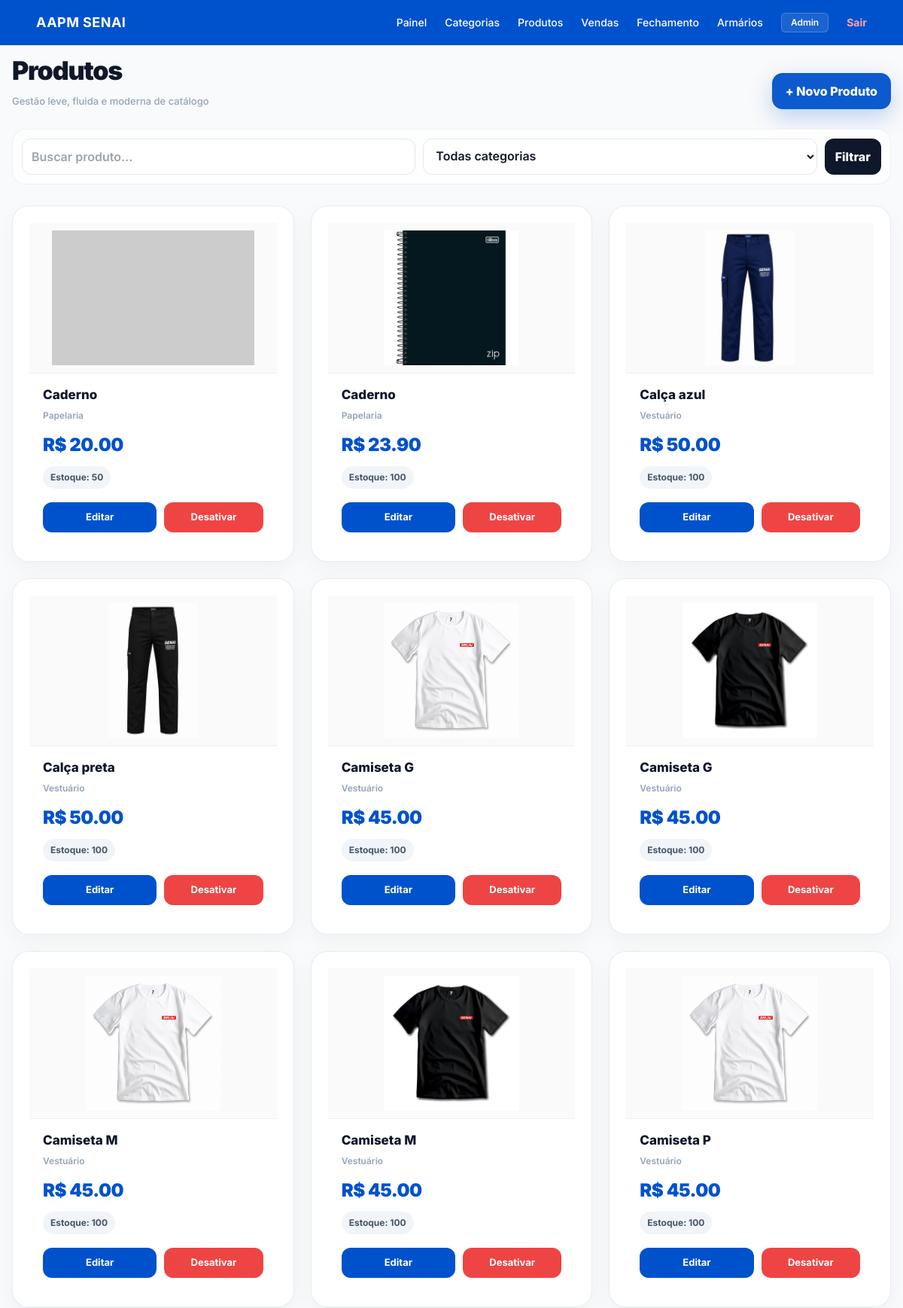
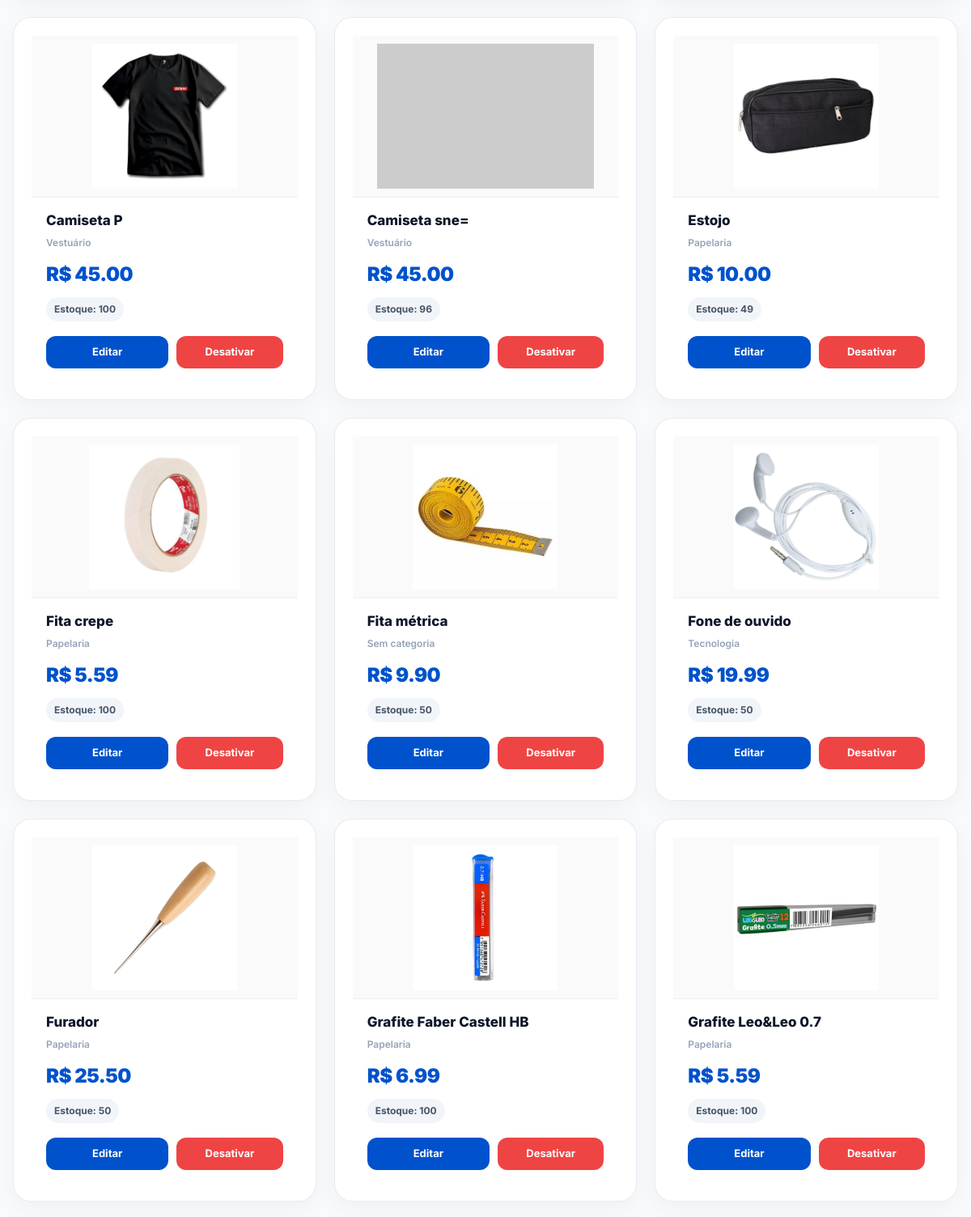
/produtos/ (signed in, upper part), run on the app's committed database (2 pictures, top to bottom).
### app/models/produto_model.py (models this page shows, shortened)
class Produto(Base):
    __tablename__ = "produtos"
    id = Column(Integer, primary_key=True, autoincrement=True, index=True)
    nome = Column(String(150), nullable=False, index=True)
    preco = Column(Float, nullable=False, default=0.0)
    estoque_atual = Column(Integer, nullable=False, default=0)
    ativo = Column(Boolean, default=True)
    imagem_path = Column(String(255), nullable=True)
    categoria_id = Column(Integer, ForeignKey("categorias.id", ondelete="SET NULL"), nullable=True)
    categoria = relationship("Categoria", back_populates="produtos")

### app/models/categoria_model.py (models this page shows)
class Categoria(Base):
    __tablename__ = "categorias"
    id = Column(Integer, primary_key=True, autoincrement=True, index=True)
    nome = Column(String(100), nullable=False, unique=True, index=True) # Adicionado index=True para busca rápida
    ativo = Column(Boolean, default=True)
    produtos = relationship(
        "Produto",
        back_populates="categoria",
        cascade="all, delete-orphan", # Garante que se a categoria for deletada, a integridade é mantida
        lazy="select"
    )

### app/controllers/produto_controller.py (the view)
@router.get("/")
def listar_produtos(request: Request, busca: str = "", categoria_id: int = 0, db: Session = Depends(get_db), usuario = Depends(get_current_user)):
    query = db.query(Produto).filter(Produto.ativo == True)
    if busca: query = query.filter(Produto.nome.ilike(f"%{busca}%"))
    if categoria_id: query = query.filter(Produto.categoria_id == categoria_id)
    produtos = query.order_by(Produto.nome).all()
    categorias = db.query(Categoria).filter(Categoria.ativo == True).all()
    return templates.TemplateResponse(request, "produtos/index.html", {"request": request, "usuario": usuario, "produtos": produtos, "categorias": categorias, "busca": busca, "categoria_id": categoria_id})

### app/templates/produtos/index.html (shortened to what this page needs)
{% extends "base.html" %}
{% block conteudo %}
<div class="wrapper">
    <div class="top">
        <div>
            <div class="title">Produtos</div>
            <div class="subtitle">Gestão leve, fluida e moderna de catálogo</div>
        </div>
        {% if usuario.role == 'ADMIN' %}
        <a class="btn" href="/produtos/novo">+ Novo Produto</a>
        {% endif %}
    </div>
    <form class="filter" method="get">
        <input type="text" name="busca" placeholder="Buscar produto..." value="{{ busca }}">
        <select name="categoria_id">
            <option value="0">Todas categorias</option>
        </select>
        <button type="submit">Filtrar</button>
    </form>
    <div class="grid">
        {% for p in produtos %}
        <div class="card">
            <div class="img-container">
                <img class="img"
                    src="{{ p.imagem_url if p.imagem_url else 'https://placehold.co/300x200/f1f5f9/94a3b8?text=Sem+Imagem' }}"
                    onerror="this.onerror=null; this.src='https://placehold.co/300x200/f1f5f9/94a3b8?text=Sem+Imagem';">
            </div>
            <div class="content">
                <a class="name" href="/produtos/{{ p.id }}">
                    {{ p.nome }}
                </a>
                <div class="cat">
                    {{ p.categoria.nome if p.categoria else "Sem categoria" }}
                </div>
                <div class="price">
                    R$ {{ "%.2f"|format(p.preco) }}
                </div>
                <div class="stock">
                    Estoque: {{ p.estoque_atual }}
                </div>
                {% if usuario.role == 'ADMIN' %}
                <div class="actions">
                    <a class="edit" href="/produtos/{{ p.id }}/editar">
                        Editar
                    </a>
                    <form action="/produtos/{{ p.id }}/desativar" method="post" style="flex:1;"
                        onsubmit="return confirm('Desativar {{ p.nome }}?')">
                        <button class="delete" type="submit">
                            Desativar
                        </button>
                    </form>
                </div>
                {% endif %}
            </div>
        </div>
        {% else %}
        <div class="empty">
            Nenhum produto encontrado
        </div>
        {% endfor %}
    </div>
</div>
{% endblock %}

### app/static/css/style.css (style rules this page uses)
:root { --blue:#0052cc; --orange:#ff6a00; --bg:#f5f7fb; --text:#0f172a; --muted:#64748b; }
body { margin:0; font-family:Inter, sans-serif; background: radial-gradient(circle at 10% 10%, rgba(0,82,204,.10), transparent 45%), radial-gradient(circle at 90% 20%, rgba(255,106,0,.08), transparent 45%), radial-gradient(circle at 50% 90%, rgba(0,82,204,.05), transparent 50%), var(--bg); }
.card { background:#fff; border-radius:18px; padding:22px; border:1px solid #eef2f7; box-shadow:0 10px 30px rgba(0,0,0,.05); }

### app/templates/base.html (style rules this page uses)
body { font-family: 'Inter', sans-serif; }

### app/templates/produtos/index.html (style rules this page uses)
:root { --blue: #0052cc; --orange: #ff6600; --bg: #f5f7fb; --text: #0f172a; }
body { margin: 0; font-family: Inter, sans-serif; background: var(--bg); }
.wrapper { max-width: 1200px; margin: 0 auto; }
.top { display: flex; justify-content: space-between; align-items: flex-end; margin-bottom: 26px; }
.title { font-size: 34px; font-weight: 900; letter-spacing: -1.2px; color: var(--text); }
.subtitle { font-size: 13px; color: #94a3b8; margin-top: 6px; font-weight: 500; }
.btn { background: rgba(0, 82, 204, .95); color: white; padding: 12px 18px; border-radius: 14px; text-decoration: none; font-weight: 800; box-shadow: 0 10px 30px rgba(0, 82, 204, .25); transition: .25s; }
.filter { display: flex; gap: 10px; padding: 12px; background: rgba(255, 255, 255, .7); backdrop-filter: blur(18px); border-radius: 18px; border: 1px solid rgba(226, 232, 240, .6); margin-bottom: 28px; }
.filter input, .filter select { flex: 1; padding: 11px 12px; border-radius: 12px; border: 1px solid #e5e7eb; background: white; font-weight: 600; outline: none; transition: .2s; }
.filter button { background: #0f172a; color: white; border: none; padding: 11px 14px; border-radius: 12px; font-weight: 800; cursor: pointer; }
.grid { display: grid; grid-template-columns: repeat(3, 1fr); gap: 22px; }
.card { background: white; border-radius: 22px; overflow: hidden; border: 1px solid rgba(226, 232, 240, .8); box-shadow: 0 10px 30px rgba(0, 0, 0, .04); transition: .25s ease; }
.img-container { width: 100%; height: 200px; background-color: #fafafa; display: flex; align-items: center; justify-content: center; border-bottom: 1px solid rgba(226, 232, 240, .6); overflow: hidden; }
.img { width: 100%; height: 100%; object-fit: contain; padding: 10px; box-sizing: border-box; }
.content { padding: 16px 18px; }
.name { font-size: 17px; font-weight: 800; color: var(--text); text-decoration: none; }
.cat { font-size: 12px; margin-top: 6px; color: #94a3b8; font-weight: 600; }
.price { margin-top: 12px; font-size: 24px; font-weight: 900; color: var(--blue); letter-spacing: -0.5px; }
.stock { display: inline-block; margin-top: 10px; font-size: 12px; font-weight: 700; padding: 6px 10px; border-radius: 999px; background: #f1f5f9; color: #475569; }
.actions { margin-top: 18px; display: flex; gap: 10px; }
.edit { flex: 1; display: flex; justify-content: center; align-items: center; padding: 10px; border-radius: 12px; background: #0052cc; color: #fff; text-decoration: none; font-size: 13px; font-weight: 700; transition: .25s; }
.delete { width: 100%; padding: 10px; border: none; border-radius: 12px; background: #ef4444; color: #fff; font-size: 13px; font-weight: 700; cursor: pointer; transition: .25s; }

### data on the page
Produto: nome "Caderno", categoria "Papelaria", preco "20.00", estoque_atual "50"
Produto: imagem_path (picture), nome "Caderno", categoria "Papelaria", preco "23.90", estoque_atual "100"
Produto: imagem_path (picture), nome "Calça azul", categoria "Vestuário", preco "50.00", estoque_atual "100"
Produto: imagem_path (picture), nome "Calça preta", categoria "Vestuário", preco "50.00", estoque_atual "100"
Produto: imagem_path (picture), nome "Camiseta G", categoria "Vestuário", preco "45.00", estoque_atual "100"
Produto: imagem_path (picture), nome "Camiseta G", categoria "Vestuário", preco "45.00", estoque_atual "100"
Produto: imagem_path (picture), nome "Camiseta M", categoria "Vestuário", preco "45.00", estoque_atual "100"
Produto: imagem_path (picture), nome "Camiseta M", categoria "Vestuário", preco "45.00", estoque_atual "100"
Produto: imagem_path (picture), nome "Camiseta P", categoria "Vestuário", preco "45.00", estoque_atual "100"
Produto: imagem_path (picture), nome "Camiseta P", categoria "Vestuário", preco "45.00", estoque_atual "100"
Produto: nome "Camiseta sne=", categoria "Vestuário", preco "45.00", estoque_atual "96"
Produto: imagem_path (picture), nome "Estojo", categoria "Papelaria", preco "10.00", estoque_atual "49"
Produto: imagem_path (picture), nome "Fita crepe", categoria "Papelaria", preco "5.59", estoque_atual "100"
Produto: imagem_path (picture), nome "Fita métrica", categoria "Sem categoria", preco "9.90", estoque_atual "50"
Produto: imagem_path (picture), nome "Fone de ouvido", categoria "Tecnologia", preco "19.99", estoque_atual "50"
Produto: imagem_path (picture), nome "Furador", categoria "Papelaria", preco "25.50", estoque_atual "50"
Produto: imagem_path (picture), nome "Grafite Faber Castell HB", categoria "Papelaria", preco "6.99", estoque_atual "100"
Produto: imagem_path (picture), nome "Grafite Leo&Leo 0.7", categoria "Papelaria", preco "5.59", estoque_atual "100"

### other printed values
{{ usuario.nome }} "Admin"
